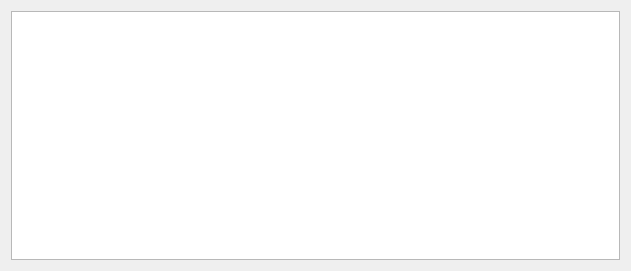
<?xml version="1.0" encoding="UTF-8"?>
<ui version="4.0">
 <class>LogView</class>
 <widget class="QDialog" name="LogView">
  <property name="geometry">
   <rect>
    <x>0</x>
    <y>0</y>
    <width>631</width>
    <height>271</height>
   </rect>
  </property>
  <property name="windowTitle">
   <string>Message log</string>
  </property>
  <layout class="QVBoxLayout" name="verticalLayout">
   <item>
    <widget class="QTableView" name="tableView">
     <property name="editTriggers">
      <set>QAbstractItemView::NoEditTriggers</set>
     </property>
     <property name="selectionMode">
      <enum>QAbstractItemView::NoSelection</enum>
     </property>
     <attribute name="horizontalHeaderStretchLastSection">
      <bool>true</bool>
     </attribute>
     <attribute name="verticalHeaderVisible">
      <bool>false</bool>
     </attribute>
    </widget>
   </item>
  </layout>
 </widget>
 <resources/>
 <connections/>
</ui>
